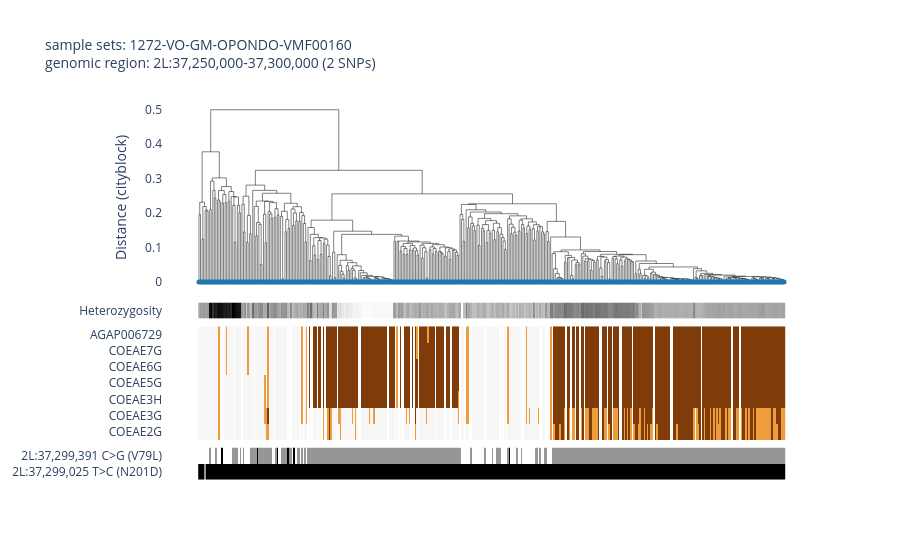

The notebook cell saved with this chart:
### Code cell
ag3.plot_diplotype_clustering_advanced(
    region=coe_region,
    sample_sets='1272-VO-GM-OPONDO-VMF00160',
    cnv_region=coe_region,
    cnv_max_coverage_variance=0.8,
    snp_transcript='AGAP006729-RA'
    )

### Figure 1 — Plotly figure (JSON) as saved in the notebook; plotly's stock layout.template omitted (floating-point values rounded to 4 significant figures; data arrays with more than 128 entries replaced by an {"elided": "..."} marker saying what was removed)
{"data": [{"hovertemplate": "x=%{x}<br>y=%{y}<extra></extra>", "legendgroup": "", "line": {"color": "black", "dash": "solid", "width": 0.5}, "marker": {"size": 5, "symbol": "circle"}, "mode": "lines", "name": "", "orientation": "v", "showlegend": false, "type": "scatter", "x": {"elided": "1905 float values"}, "xaxis": "x", "y": {"elided": "1905 float values"}, "yaxis": "y"}, {"customdata": {"elided": "382x11 mixed values"}, "hovertemplate": "<b>%{hovertext}</b><br><br>x=%{x}<br>y=%{y}<br>sample_id=%{customdata[0]}<br>partner_sample_id=%{customdata[1]}<br>sample_set=%{customdata[2]}<br>taxon=%{customdata[3]}<br>country=%{customdata[4]}<br>admin1_iso=%{customdata[5]}<br>admin1_name=%{customdata[6]}<br>admin2_name=%{customdata[7]}<br>location=%{customdata[8]}<br>year=%{customdata[9]}<br>month=%{customdata[10]}<extra></extra>", "hovertext": {"elided": "382 str values"}, "legendgroup": "", "line": {"color": "black", "width": 0.5}, "marker": {"color": "#1F77B4", "size": 5, "symbol": "circle"}, "mode": "markers", "name": "", "orientation": "v", "showlegend": false, "type": "scatter", "x": {"elided": "382 int values"}, "xaxis": "x", "y": {"elided": "382 int values"}, "yaxis": "y"}, {"colorscale": [[0, "rgb(255,255,255)"], [0.125, "rgb(240,240,240)"], [0.25, "rgb(217,217,217)"], [0.375, "rgb(189,189,189)"], [0.5, "rgb(150,150,150)"], [0.625, "rgb(115,115,115)"], [0.75, "rgb(82,82,82)"], [0.875, "rgb(37,37,37)"], [1, "rgb(0, 0, 0)"]], "showlegend": false, "showscale": false, "type": "heatmap", "xaxis": "x2", "y": ["Heterozygosity"], "yaxis": "y2", "z": {"elided": "1x382 float values"}}, {"colorscale": [[0, "rgb(45,0,75)"], [0.1, "rgb(84,39,136)"], [0.2, "rgb(128,115,172)"], [0.3, "rgb(178,171,210)"], [0.4, "rgb(216,218,235)"], [0.5, "rgb(247,247,247)"], [0.6, "rgb(254,224,182)"], [0.7, "rgb(253,184,99)"], [0.8, "rgb(224,130,20)"], [0.9, "rgb(179,88,6)"], [1, "rgb(127,59,8)"]], "showlegend": false, "showscale": false, "type": "heatmap", "xaxis": "x3", "y": ["COEAE2G", "COEAE3G", "COEAE3H", "COEAE5G", "COEAE6G", "COEAE7G", "AGAP006729"], "yaxis": "y3", "z": {"elided": "7x382 int values"}, "zmax": 4, "zmin": 0}, {"colorscale": [[0, "rgb(255,255,255)"], [0.125, "rgb(240,240,240)"], [0.25, "rgb(217,217,217)"], [0.375, "rgb(189,189,189)"], [0.5, "rgb(150,150,150)"], [0.625, "rgb(115,115,115)"], [0.75, "rgb(82,82,82)"], [0.875, "rgb(37,37,37)"], [1, "rgb(0, 0, 0)"]], "showlegend": false, "showscale": false, "type": "heatmap", "xaxis": "x4", "y": ["2L:37,299,025 T>C (N201D)", "2L:37,299,391 C>G (V79L)"], "yaxis": "y4", "z": {"elided": "2x382 int values"}}], "layout": {"autosize": true, "hovermode": "closest", "legend": {"itemsizing": "constant", "tracegroupgap": 0}, "plot_bgcolor": "white", "title": {"font": {"size": 14}, "text": "sample sets: 1272-VO-GM-OPONDO-VMF00160<br>genomic region: 2L:37,250,000-37,300,000 (2 SNPs)"}, "xaxis": {"anchor": "y", "autorange": true, "domain": [0, 1], "matches": "x4", "range": [-22.65, 403.6], "showticklabels": false, "type": "linear", "visible": false}, "xaxis2": {"anchor": "y2", "autorange": true, "domain": [0, 1], "matches": "x4", "range": [-22.65, 403.6], "showticklabels": false, "visible": false}, "xaxis3": {"anchor": "y3", "autorange": true, "domain": [0, 1], "matches": "x4", "range": [-22.65, 403.6], "showticklabels": false, "visible": false}, "xaxis4": {"anchor": "y4", "autorange": true, "domain": [0, 1], "range": [-22.65, 403.6], "visible": false}, "yaxis": {"anchor": "x", "autorange": true, "domain": [0.4873, 1], "range": [-0.03638, 0.5275], "title": {"text": "Distance (cityblock)"}, "type": "linear"}, "yaxis2": {"anchor": "x2", "autorange": true, "domain": [0.4245, 0.4673], "range": [-0.5, 0.5], "type": "category"}, "yaxis3": {"anchor": "x3", "autorange": true, "domain": [0.1055, 0.4045], "range": [-0.5, 6.5], "type": "category"}, "yaxis4": {"anchor": "x4", "autorange": true, "domain": [0, 0.08545], "range": [-0.5, 1.5], "type": "category"}}}
